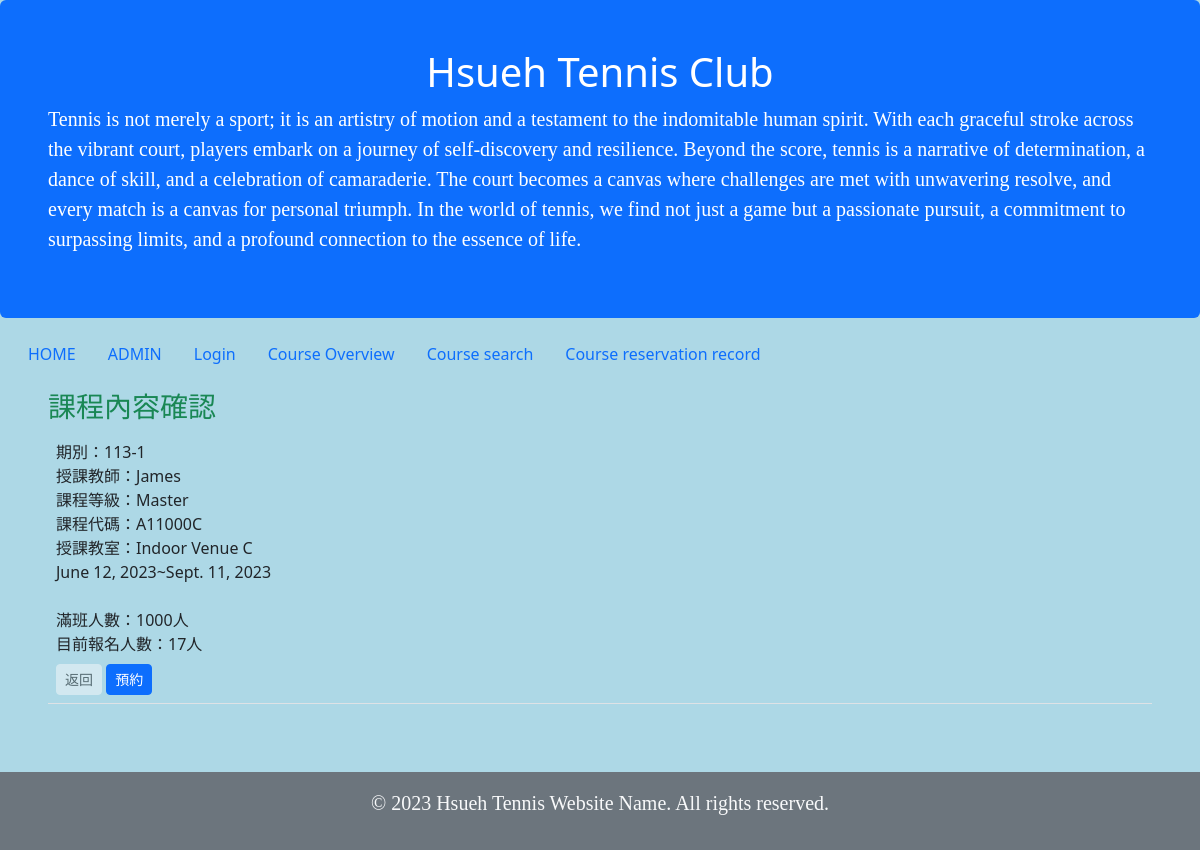
Page /Course_reservation/Course_content?code=A11000C (signed in) on the earlier database version.
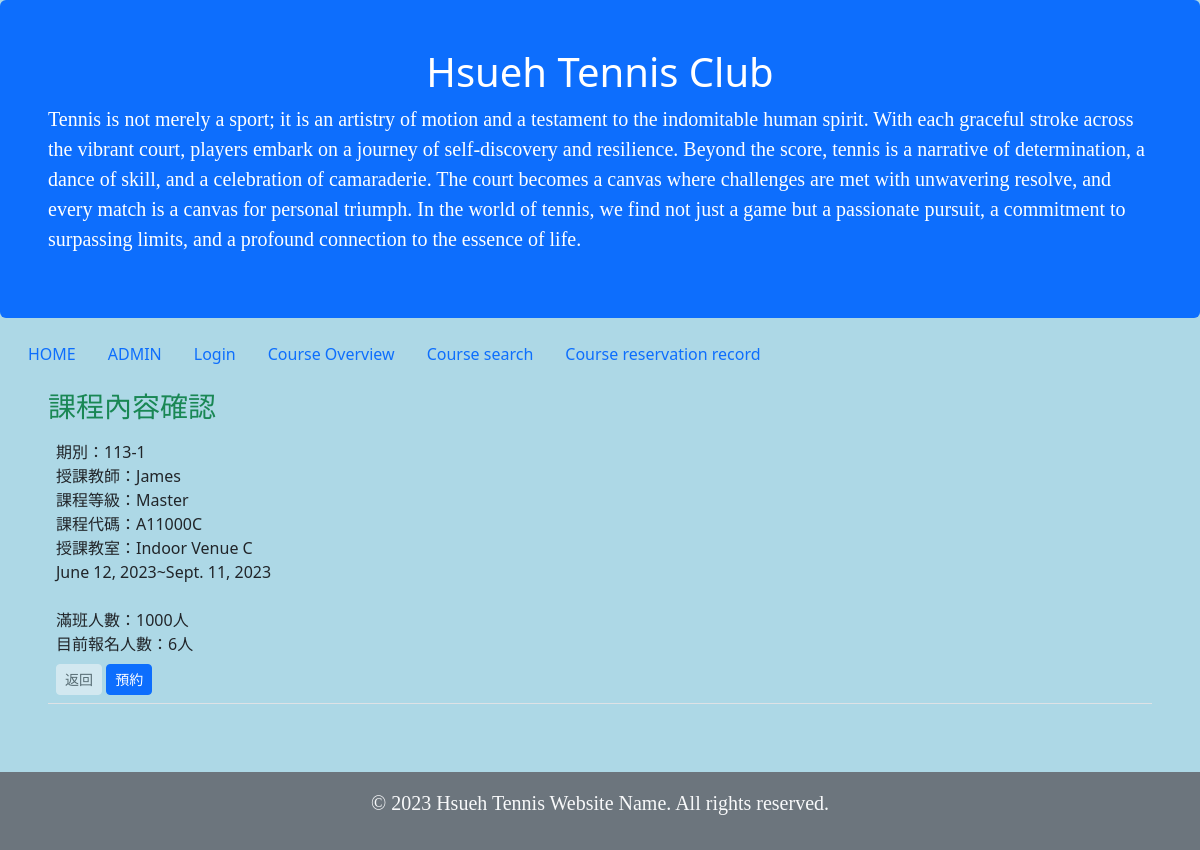
Same page on the later database version.
### Course_reservation/models.py (models this page shows)
class Course_reservation(models.Model):
    Period = models.CharField(max_length=255,null=True,help_text="期別")
    Course_code = models.CharField(max_length=255,null=True,help_text="課程代碼")
    Time_start = models.DateField(null=True,help_text="開始日期")
    Time_end = models.DateField(null=True,help_text="結束日期")
    week_choices = [
        ('Monday', 'Monday'),
        ('Tuesday', 'Tuesday'),
        ('Wednesday', 'Wednesday'),
        ('Thursday', 'Thursday'),
        ('Friday', 'Friday'),
    ]
    week=models.CharField(max_length=10, choices=week_choices, default='')
    class_time_start=models.TimeField(null=True)
    class_time_end=models.TimeField(null=True)
    Classroom = models.CharField(max_length=255,null=True,help_text="教室")
    Category_choices = [
        ('Beginner', 'Beginner'),
        ('Intermediate', 'Intermediate'),
        ('Master', 'Master'),
    ]
    Category = models.CharField(max_length=255,choices=Category_choices,null=True,help_text="課程等級")
    Coach_name = models.CharField(max_length=255,null=True,help_text="教練名子")
    Full_number_applicants = models.IntegerField(default=26,null=True,help_text="總共可報名的人數")
    Current_number_applicants = models.IntegerField(default=0,null=True,help_text="目前報名人數")
    Class_status_choices = [
        ('Registration Open', 'Registration Open'),#報名中
        (' Registration Closed', ' Registration Closed'),#報名已滿
        ('Cancelled ', 'Cancelled '),#停開
        ('On-site Registration Only', 'On-site Registration Only'),#僅現場報名
    ]
    Class_status = models.CharField(max_length=255,choices=Class_status_choices,null=True,help_text="班級狀態，報名中、報名已滿、停開、僅現場報名")
    def __str__(self):
        return f"{self.Period} {self.Course_code}"

### Course_reservation/views.py (the view)
# urls.py: path('Course_content', views.Course_content, name='Course_content'),
def Course_content(request):
    template = loader.get_template('Course_content.html')
    data = {}
    print(request.GET.get('code'))
    if not request.user.is_authenticated:
        print(request.user)
        return redirect('/login/')
    try:
        code = request.GET.get('code')
        print(code)
        data = Course_reservation.objects.filter(Course_code=code)
        for i in data:
            print(i)
        context = {
            "Course": data
        }
        return HttpResponse(template.render(context))
    except:
        urid = None
        context = {
            "Course": data
        }
        return HttpResponse(template.render(context))

### Course_reservation/templates/Course_content.html (shortened to what this page needs)
{% extends "master.html" %}
{% block content %}
<div class="container-fluid p-5 pt-3">
    <h3 class="text-success">課程內容確認</h3>
    <td width="10%" class="p-0">
        <table class="table">
            {% for Course_reservation in Course %}
            <tr>
                <td>
                    期別：{{ Course_reservation.Period }}<br>
                    授課教師：{{ Course_reservation.Coach_name }}<br>
                    課程等級：{{ Course_reservation.Category }}
                    <br>
                    課程代碼：{{ Course_reservation.Course_code }}
                    <br>
                    授課教室：{{ Course_reservation.Classroom }}
                    <br>
                    {{ Course_reservation.Time_start }}~{{ Course_reservation.Time_end }}<br>
                    <br>
                    滿班人數：{{ Course_reservation.Full_number_applicants }}人
                    <br>
                    目前報名人數：{{ Course_reservation.Current_number_applicants }}人
                    <br>
                     <a class="mt-2 btn btn-light btn-sm px-2 gap-3" style="opacity: 0.5;"
                        href="/Course_reservation/">返回</a>
                    <a class="mt-2 btn btn-sm px-2 gap-3 btn-primary"
                        href="Coursereservation?code={{ Course_reservation.Course_code }}">預約</a>
                </td>
            </tr>
            {% endfor %}
        </table>
    </td>
</div>
{% endblock %}

Differences in the rows shown:
changed Course_reservation "James": Current_number_applicants "17" → "6"
